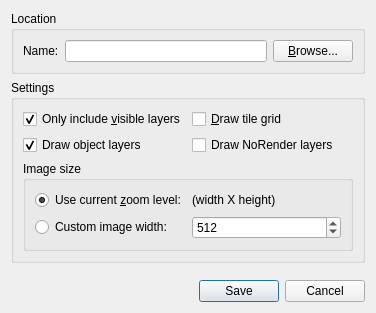
<?xml version="1.0" encoding="UTF-8"?>
<ui version="4.0">
 <class>SaveAsImageDialog</class>
 <widget class="QDialog" name="SaveAsImageDialog">
  <property name="geometry">
   <rect>
    <x>0</x>
    <y>0</y>
    <width>376</width>
    <height>313</height>
   </rect>
  </property>
  <property name="windowTitle">
   <string>Save As Image</string>
  </property>
  <layout class="QVBoxLayout" name="verticalLayout_2">
   <item>
    <widget class="QGroupBox" name="groupBox">
     <property name="title">
      <string>Location</string>
     </property>
     <layout class="QHBoxLayout" name="horizontalLayout">
      <item>
       <widget class="QLabel" name="label">
        <property name="text">
         <string>Name:</string>
        </property>
        <property name="buddy">
         <cstring>fileNameEdit</cstring>
        </property>
       </widget>
      </item>
      <item>
       <widget class="QLineEdit" name="fileNameEdit"/>
      </item>
      <item>
       <widget class="QPushButton" name="browseButton">
        <property name="text">
         <string>&amp;Browse...</string>
        </property>
       </widget>
      </item>
     </layout>
    </widget>
   </item>
   <item>
    <widget class="QGroupBox" name="groupBox_2">
     <property name="title">
      <string>Settings</string>
     </property>
     <layout class="QGridLayout" name="gridLayout_2">
      <item row="0" column="0">
       <widget class="QCheckBox" name="visibleLayersOnly">
        <property name="text">
         <string>Only include &amp;visible layers</string>
        </property>
        <property name="checked">
         <bool>true</bool>
        </property>
       </widget>
      </item>
      <item row="1" column="0">
       <widget class="QCheckBox" name="drawObjectLayers">
        <property name="text">
         <string>Draw object layers</string>
        </property>
        <property name="checked">
         <bool>true</bool>
        </property>
       </widget>
      </item>
      <item row="2" column="0" colspan="2">
       <widget class="QGroupBox" name="groupBox_3">
        <property name="title">
         <string>Image size</string>
        </property>
        <layout class="QGridLayout" name="gridLayout">
         <item row="0" column="0">
          <widget class="QRadioButton" name="currentZoomLevel">
           <property name="text">
            <string>Use current &amp;zoom level:</string>
           </property>
           <property name="checked">
            <bool>true</bool>
           </property>
           <attribute name="buttonGroup">
            <string>buttonGroup</string>
           </attribute>
          </widget>
         </item>
         <item row="2" column="0">
          <widget class="QFrame" name="frame">
           <property name="frameShape">
            <enum>QFrame::NoFrame</enum>
           </property>
           <property name="frameShadow">
            <enum>QFrame::Raised</enum>
           </property>
           <layout class="QHBoxLayout" name="horizontalLayout_2">
            <property name="margin">
             <number>0</number>
            </property>
            <item>
             <widget class="QRadioButton" name="imageWidthRadio">
              <property name="text">
               <string>Custom image width:</string>
              </property>
              <attribute name="buttonGroup">
               <string>buttonGroup</string>
              </attribute>
             </widget>
            </item>
           </layout>
          </widget>
         </item>
         <item row="0" column="1">
          <widget class="QLabel" name="imageSizeLabel">
           <property name="text">
            <string>(width X height)</string>
           </property>
          </widget>
         </item>
         <item row="2" column="1">
          <widget class="QSpinBox" name="imageWidthSpinBox">
           <property name="minimum">
            <number>128</number>
           </property>
           <property name="maximum">
            <number>2048</number>
           </property>
           <property name="singleStep">
            <number>128</number>
           </property>
           <property name="value">
            <number>512</number>
           </property>
          </widget>
         </item>
        </layout>
       </widget>
      </item>
      <item row="0" column="1">
       <widget class="QCheckBox" name="drawTileGrid">
        <property name="text">
         <string>&amp;Draw tile grid</string>
        </property>
       </widget>
      </item>
      <item row="1" column="1">
       <widget class="QCheckBox" name="drawNoRender">
        <property name="text">
         <string>Draw NoRender layers</string>
        </property>
       </widget>
      </item>
     </layout>
    </widget>
   </item>
   <item>
    <spacer name="verticalSpacer">
     <property name="orientation">
      <enum>Qt::Vertical</enum>
     </property>
     <property name="sizeHint" stdset="0">
      <size>
       <width>20</width>
       <height>0</height>
      </size>
     </property>
    </spacer>
   </item>
   <item>
    <widget class="QDialogButtonBox" name="buttonBox">
     <property name="orientation">
      <enum>Qt::Horizontal</enum>
     </property>
     <property name="standardButtons">
      <set>QDialogButtonBox::Cancel|QDialogButtonBox::Save</set>
     </property>
    </widget>
   </item>
  </layout>
 </widget>
 <resources/>
 <connections>
  <connection>
   <sender>buttonBox</sender>
   <signal>accepted()</signal>
   <receiver>SaveAsImageDialog</receiver>
   <slot>accept()</slot>
   <hints>
    <hint type="sourcelabel">
     <x>236</x>
     <y>303</y>
    </hint>
    <hint type="destinationlabel">
     <x>157</x>
     <y>214</y>
    </hint>
   </hints>
  </connection>
  <connection>
   <sender>buttonBox</sender>
   <signal>rejected()</signal>
   <receiver>SaveAsImageDialog</receiver>
   <slot>reject()</slot>
   <hints>
    <hint type="sourcelabel">
     <x>304</x>
     <y>303</y>
    </hint>
    <hint type="destinationlabel">
     <x>286</x>
     <y>214</y>
    </hint>
   </hints>
  </connection>
 </connections>
 <buttongroups>
  <buttongroup name="buttonGroup"/>
 </buttongroups>
</ui>
